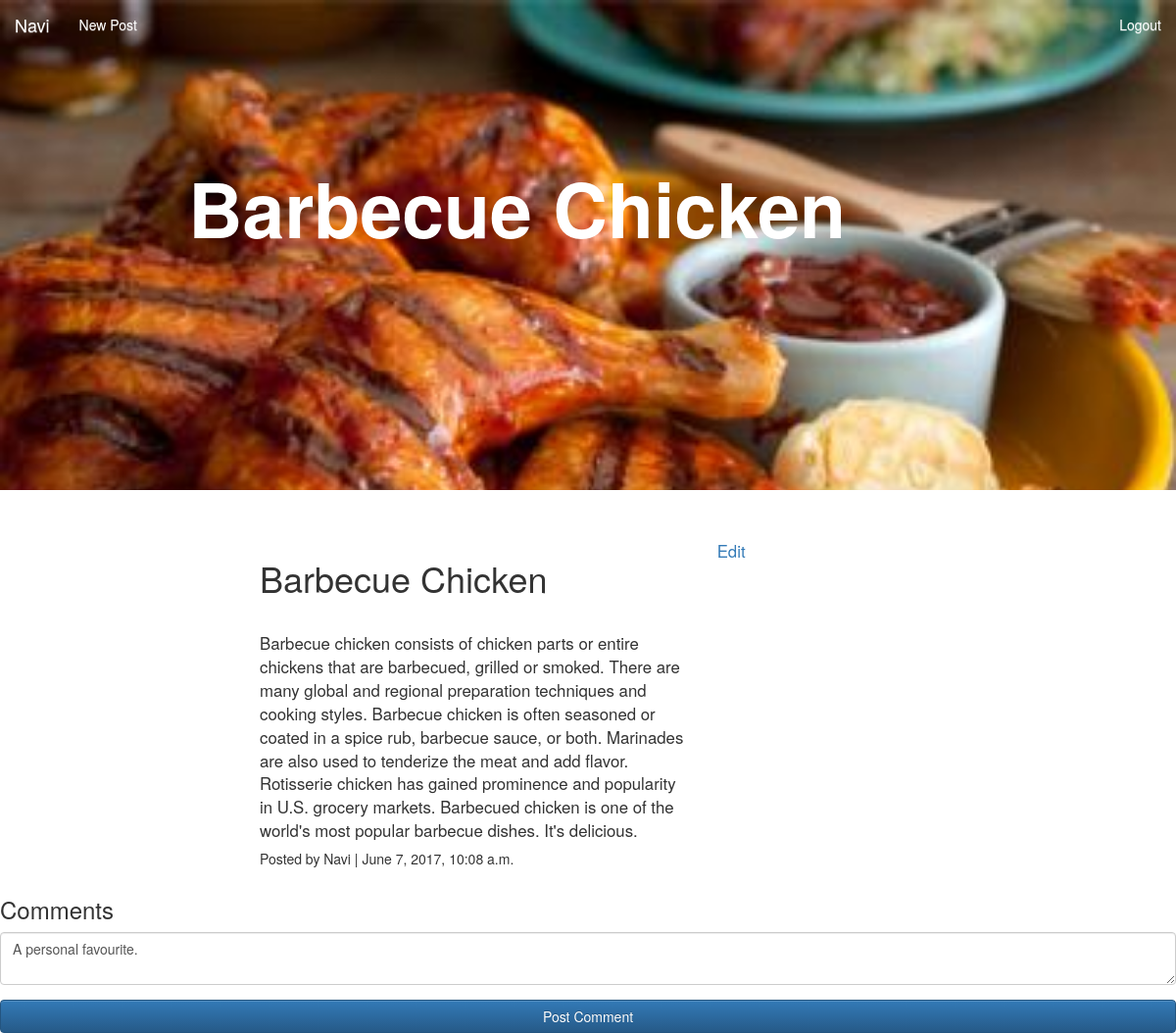
The app's page /blog/5/editcom/9 (signed in) with its own data.
### blog/models.py (models this page shows, shortened)
class Post(models.Model):
    user = models.ForeignKey(User)
    title = models.CharField(max_length=50)
    content = models.TextField()
    img = models.ImageField(upload_to='blog_img/')
    pub_date = models.DateTimeField(auto_now=True, auto_now_add=False)
    is_published = models.BooleanField(default=False)

class Comment(models.Model):
    user = models.ForeignKey(User)
    post = models.ForeignKey(Post)
    comment_text = models.CharField(max_length=100)
    date = models.DateTimeField(auto_now=True, auto_now_add=False)

### blog/views.py (the view)
# urls.py: url(r'^(?P<postno>[0-9]+)/editcom/(?P<comno>[0-9]+)', comm_edit),
def comm_edit(request, postno, comno):
    post = Post.objects.get(id=postno)
    c = Comment.objects.get(id=comno)
    if request.user.username != post.user.username:
        raise PermissionDenied
    if request.method == "GET":
        template = 'blog/editcom.html'
        context = {"comment": c, "post": post}
        return render(request, template, context)
    else:
        comm = request.POST['comment']
        user = User.objects.get(username=request.user.username)
        com = Comment(id=comno, comment_text=comm, user=user, post_id=postno)
        com.save()
        return redirect('post', postno)

### blog/templates/blog/editcom.html (shortened to what this page needs)
{% extends 'blog/base.html' %}
{% load static %}
{% block body %}
     {% include 'blog/navbar.html' %}
    <div id="cover-detail" style="background-image: url('/media/{{ post.img }}');">
        <h1 id="cover-text">{{ post.title }}</h1>
    </div>
    <div id="post-content">
    <div class="post-detail">
        <div class="container-fluid">
            <div class="row">
                <div class="col-md-8">
                    <h1>{{ post.title }}</h1>
                    <br>
                    <p>
                        {{ post.content }}
                    </p>
                    <h5>Posted by {{ post.user }} | {{ post.pub_date }}</h5>
                </div>
                <div class="col-md-4">
                    <a href="{% url 'edit_post' post.id %}">Edit</a>
                </div>
            </div>
        </div>
    </div>
        <h3>Comments</h3>
        <div id="div1">
        <form action="" method="post" >
        <div class="form-group">
            <textarea name="comment" required class="form-control" placeholder="Enter comment" >{{ comment.comment_text }}</textarea>
        </div>
        <button type="submit" name="go" class="btn btn-primary btn-block">Post Comment</button>
        </form>
        </div>
        {% endblock %}

### blog/templates/blog/navbar.html (shortened to what this page needs)
<!DOCTYPE html>
<html lang="en">
<head>
</head>
<body>
<nav class="navbar navbar-fixed-top">
  <div class="container-fluid">
    <div class="navbar-header">
      <a href="{% url 'home' %} "class="navbar-brand" style="color: white">{{ request.user.username }}</a>
    </div>
    <div class="collapse navbar-collapse" id="bs-example-navbar-collapse-1">
      <ul class="nav navbar-nav">
        <li class="active"> <a href="{% url 'add_post' %}" style="color: white">New Post<span class="sr-only">(current)</span></a></li>
      </ul>
      <ul class="nav navbar-nav navbar-right">
        {% if request.user.is_authenticated %}
          <li><a href="{% url 'logout' %}" style="color: white">Logout</a></li>
        {% else %}
          <li><a href="{% url 'login' %}" style="color: white">Login</a></li>
        {% endif %}
      </ul>
    </div>
  </div>
</nav>
</body>
</html>

### blog/static/blog/css/style.css (style rules this page uses)
#cover-detail { background-size: cover; background-repeat: no-repeat; height:500px; width: 100%; top: 0; position: absolute; }
#cover-text { padding-left: 16%; color: white; font-weight: 900; padding-top: 150px; font-size: 5.5em; }
#post-content { position: absolute; top: 550px; }
.post-detail { font-size: 1.2em; margin: 0 250px; }

### records on screen
Post: img (picture), title "Barbecue Chicken", content "Barbecue chicken consists of chicken parts or entire chickens that are barbecued, grilled or smoked. There are many global and regional preparation techniques and cooking styles. Barbecue chicken is often seasoned or coated in a spice rub, barbecue sauce, or both. Marinades are also used to tenderize the meat and add flavor. Rotisserie chicken has gained prominence and popularity in U.S. grocery markets. Barbecued chicken is one of the world's most popular barbecue dishes. It's delicious.", user "Navi", pub_date "June 7, 2017, 10:08 a.m."
Comment: comment "A personal favourite."

### other values on screen
{{ request.user.username }} "Navi"
